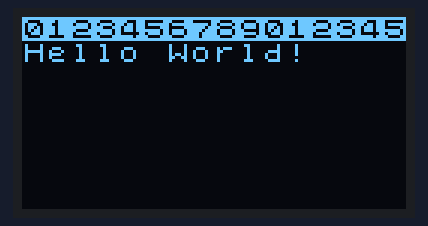
Recording of a sketch running on a simulated ESP32-C3. Shown: 128×64 one-colour display.

Above: at 0.1 s.

The sketch:

main.ino
```cpp
/*
esp32-c3MINI点亮sh1106屏幕
*/

#include <Arduino.h>
#include <U8x8lib.h>
#include <Wire.h>
#ifdef U8X8_HAVE_HW_SPI
#include <SPI.h>
#endif
U8X8_SH1106_128X64_NONAME_HW_I2C u8x8(/* reset=*/ U8X8_PIN_NONE);
void setup(void)
{
  u8x8.begin();
  u8x8.setPowerSave(0);

}
void loop(void)
{
  u8x8.setFont(u8x8_font_chroma48medium8_r);
  u8x8.drawString(0,1,"Hello World!");
  u8x8.setInverseFont(1);
  u8x8.drawString(0,0,"012345678901234567890123456789");
  u8x8.setInverseFont(0);
  //u8x8.drawString(0,8,"Line 8");
  //u8x8.drawString(0,9,"Line 9");
  u8x8.refreshDisplay();    // only required for SSD1606/7
  delay(2000);
}
```
